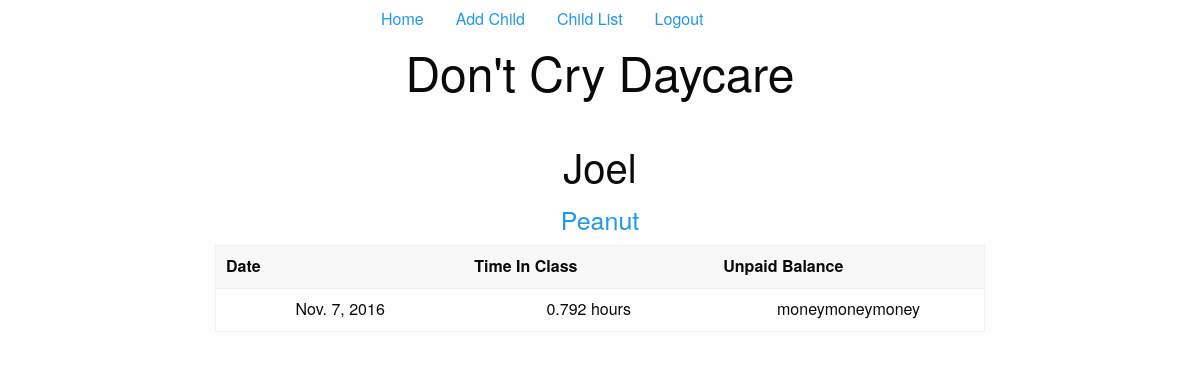
The app's page /checkin_log/4/ (signed in) with its own data.
### app/models.py (models this page shows, shortened)
class Child(models.Model):
    name = models.CharField(max_length=50)
    parent = models.CharField(max_length=50)
    age = models.IntegerField()
    pin = models.CharField(unique=True, max_length=4)

class CheckIn_Log(models.Model):
    child = models.ForeignKey(Child)
    drop_off = models.DateTimeField(auto_now_add=True)
    pick_up = models.DateTimeField(auto_now=False, null=True)
    in_class = models.BooleanField(default=False)
    class Meta:
        ordering = ('-drop_off',)
    @property
    def time_in_class(self):
        td = (self.pick_up - self.drop_off)
        return round(((td.seconds / 60) / 60), 3)

### app/views.py (the view)
# urls.py: url(r'^checkin_log/(?P<pk>\d+)/$', ChildCheckIn_LogListView.as_view(), name="child_checkin_log_list_view")
class ChildCheckIn_LogListView(ListView):
    template_name = "child_checkin_log.html"
    def get_context_data(self, **kwargs):
        context = super().get_context_data(**kwargs)
        context['child'] = Child.objects.get(id=self.kwargs['pk'])
        return context
    def get_queryset(self, **kwargs):
        child = Child.objects.get(id=self.kwargs['pk'])
        return CheckIn_Log.objects.filter(child=child)

### app/models.py (called while the page is built)
    @property
    def is_employee(self):
        return self.access_level == 'e'

### templates/child_checkin_log.html
{% extends 'base.html' %}
{% block content %}
<div class="row">
  <div class="large-8 medium-centered columns">
    <br>
    <h2>{{ child.parent }}</h2>
    <h4><a href="{% url 'child_update_view' child.id %}">{{ child.name }}</a></h4>
    <table>
      <thead>
        <tr>
          <th width="150">Date</th>
          <th width="150">Time In Class</th>
          <th width="150">Unpaid Balance</th>
        </tr>
      </thead>
      <tbody>
        {% for object in object_list %}
        <tr>
          <td>{{ object.drop_off.date }}</td>
          <td>{{ object.time_in_class }} hours</td>
          <td>moneymoneymoney</td>
        </tr>
        {% endfor %}
      </tbody>
    </table>
  </div>
</div>
{% endblock %}

### app/static/css/app.css (style rules this page uses)
h2 { text-align: center; }
h4 { text-align: center; }
th { text-align: center; }
tr { text-align: center; }
div { justify-content: center; }

### records on screen
Child: parent "Joel", name "Peanut"
CheckIn_Log: drop_off "Nov. 7, 2016", time_in_class "0.792"
